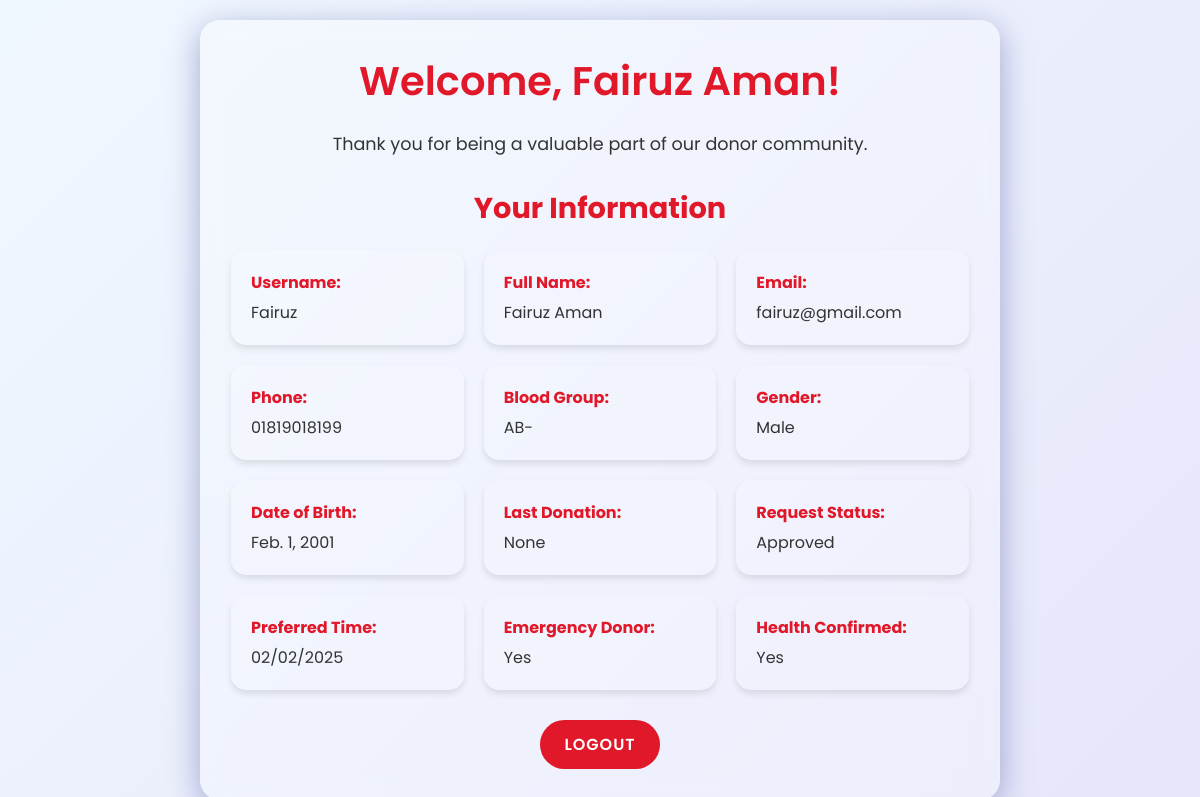
The app's page /donor-dashboard/ (signed in) with its own data.
### blood_bank/models.py (models this page shows, shortened)
class DonorReg(models.Model):
    STATUS_CHOICES = [
        ('Pending', 'Pending'),
        ('Approved', 'Approved'),
        ('Rejected', 'Rejected'),
    ]
    GENDER_CHOICES = [
        ('Male', 'Male'),
        ('Female', 'Female'),
        ('Other', 'Other'),
    ]
    BLOOD_GROUP_CHOICES = [
        ('A+', 'A+'), ('A-', 'A-'),
        ('B+', 'B+'), ('B-', 'B-'),
        ('AB+', 'AB+'), ('AB-', 'AB-'),
        ('O+', 'O+'), ('O-', 'O-'),
    ]
    username = models.CharField(max_length=100, unique=True)
    full_name = models.CharField(max_length=255)
    dob = models.DateField(verbose_name="Date of Birth")
    gender = models.CharField(max_length=10, choices=GENDER_CHOICES)
    phone = models.CharField(max_length=15)
    email = models.EmailField(unique=True)
    address = models.TextField()
    blood_group = models.CharField(max_length=5, choices=BLOOD_GROUP_CHOICES)
    health_confirmed = models.BooleanField(default=False)
    emergency_donor = models.BooleanField(default=False)
    preferred_times = models.TextField(blank=True, null=True)
    last_donation_date = models.DateField(verbose_name="Last Donation Date", blank=True, null=True)  # Added field
    password = models.CharField(max_length=128)
    status = models.CharField(max_length=10, choices=STATUS_CHOICES, default='Pending')  # Add this field

### blood_bank/views.py (the view)
# urls.py: path('donor-dashboard/', donor_dashboard, name='donor_dashboard'),
def donor_dashboard(request):
    donor_id = request.session.get('donor_id')
    if not donor_id:
        return redirect('donor_login')
    try:
        donor = DonorReg.objects.get(id=donor_id)
    except DonorReg.DoesNotExist:
        return redirect('donor_login')
    return render(request, 'donor_dashboard.html', {'donor': donor})

### blood_bank/templates/donor_dashboard.html (shortened to what this page needs)
 <!DOCTYPE html>
<html lang="en">
<head>
</head>
<body>
  <div class="container">
    <h1 class="fade-in" style="animation-delay: 0.1s;">Welcome, {{ donor.full_name }}!</h1>
    <p class="fade-in" style="animation-delay: 0.2s;">Thank you for being a valuable part of our donor community.</p>
    <h2 class="fade-in" style="animation-delay: 0.3s;">Your Information</h2>
    <div class="donor-info">
      <div class="info-card fade-in" style="animation-delay: 0.4s;">
        <strong>Username:</strong> {{ donor.username }}
      </div>
      <div class="info-card fade-in" style="animation-delay: 0.5s;">
        <strong>Full Name:</strong> {{ donor.full_name }}
      </div>
      <div class="info-card fade-in" style="animation-delay: 0.5s;">
        <strong>Email:</strong> {{ donor.email }}
      </div>
      <div class="info-card fade-in" style="animation-delay: 0.6s;">
        <strong>Phone:</strong> {{ donor.phone }}
      </div>
      <div class="info-card fade-in" style="animation-delay: 0.7s;">
        <strong>Blood Group:</strong> {{ donor.blood_group }}
      </div>
      <div class="info-card fade-in" style="animation-delay: 0.8s;">
        <strong>Gender:</strong> {{ donor.gender }}
      </div>
      <div class="info-card fade-in" style="animation-delay: 0.9s;">
        <strong>Date of Birth:</strong> {{ donor.dob }}
      </div>
      <div class="info-card fade-in" style="animation-delay: 1s;">
        <strong>Last Donation:</strong> {{ donor.last_donation_date }}
      </div>
      <div class="info-card fade-in" style="animation-delay: 1.1s;">
        <strong>Request Status:</strong> {{ donor.status }}
      </div>
      <div class="info-card fade-in" style="animation-delay: 0.5s;">
        <strong>Preferred Time:</strong> {{ donor.preferred_times }}
      </div>
      <div class="info-card fade-in" style="animation-delay: 1.2s;">
        <strong>Emergency Donor:</strong> {{ donor.emergency_donor|yesno:"Yes,No" }}
      </div>
      <div class="info-card fade-in" style="animation-delay: 1.3s;">
        <strong>Health Confirmed:</strong> {{ donor.health_confirmed|yesno:"Yes,No" }}
      </div>
    </div>
    <div class="actions fade-in" style="animation-delay: 1.4s;">
      <a href="{% url 'donor_logout' %}" class="action-btn logout">Logout</a>
    </div>
  </div>
</body>
</html>

### blood_bank/templates/donor_dashboard.html (style rules this page uses)
:root { --primary-color: rgb(225, 24, 41); --secondary-color: #007bff; --background-start: #f0f8ff; --background-end: #e6e6fa; --card-background: rgba(255, 255, 255, 0.25); --text-color: #333; }
* { box-sizing: border-box; margin: 0; padding: 0; }
body { font-family: 'Poppins', sans-serif; background: linear-gradient(135deg, var(--background-start), var(--background-end)); min-height: 100vh; display: flex; justify-content: center; align-items: center; padding: 20px; color: var(--text-color); }
.container { max-width: 800px; width: 100%; background: var(--card-background); backdrop-filter: blur(10px); border-radius: 20px; overflow: hidden; box-shadow: 0 8px 32px rgba(31, 38, 135, 0.37); border: 1px solid rgba(255, 255, 255, 0.18); padding: 30px; transition: transform 0.3s ease; }
h1, h2 { color: var(--primary-color); text-align: center; margin-bottom: 20px; }
h1 { font-size: 2.5rem; font-weight: 600; }
h2 { font-size: 1.8rem; margin-top: 30px; }
p { text-align: center; margin-bottom: 30px; font-size: 1.1rem; color: var(--text-color); }
.donor-info { display: grid; grid-template-columns: repeat(auto-fit, minmax(200px, 1fr)); gap: 20px; margin-bottom: 30px; }
.info-card { background: rgba(255, 255, 255, 0.1); padding: 20px; border-radius: 15px; box-shadow: 0 4px 6px rgba(0, 0, 0, 0.1); transition: all 0.3s ease; }
.info-card strong { display: block; margin-bottom: 5px; color: var(--primary-color); }
.actions { display: flex; justify-content: center; flex-wrap: wrap; gap: 15px; }
.action-btn { padding: 12px 24px; color: #fff; background-color: var(--secondary-color); border-radius: 50px; text-decoration: none; font-size: 1rem; font-weight: 600; transition: all 0.3s ease; border: none; cursor: pointer; outline: none; text-transform: uppercase; letter-spacing: 1px; }
.logout { background-color: var(--primary-color); }
.fade-in { animation: fadeIn 0.5s ease-out forwards; opacity: 0; }

### records on screen
DonorReg: full_name "Fairuz Aman", username "Fairuz", email "fairuz@gmail.com", phone "01819018199", blood_group "AB-", gender "Male", dob "Feb. 1, 2001", last_donation_date "None", status "Approved", preferred_times "02/02/2025", emergency_donor "Yes", health_confirmed "Yes"
